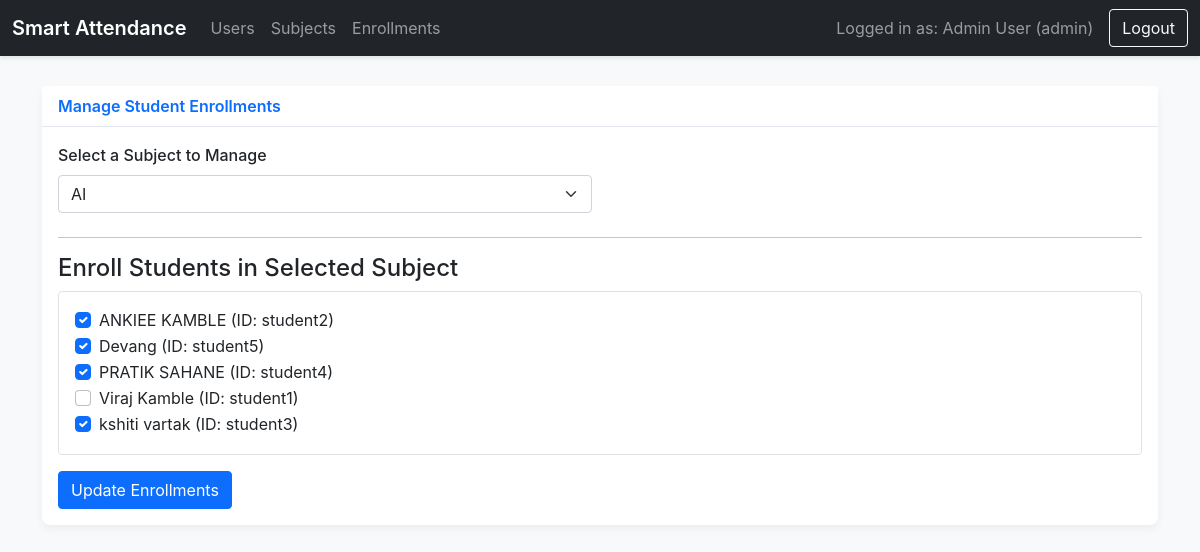
The app's page /admin/enrollments?subject_id=1 (signed in), older data.
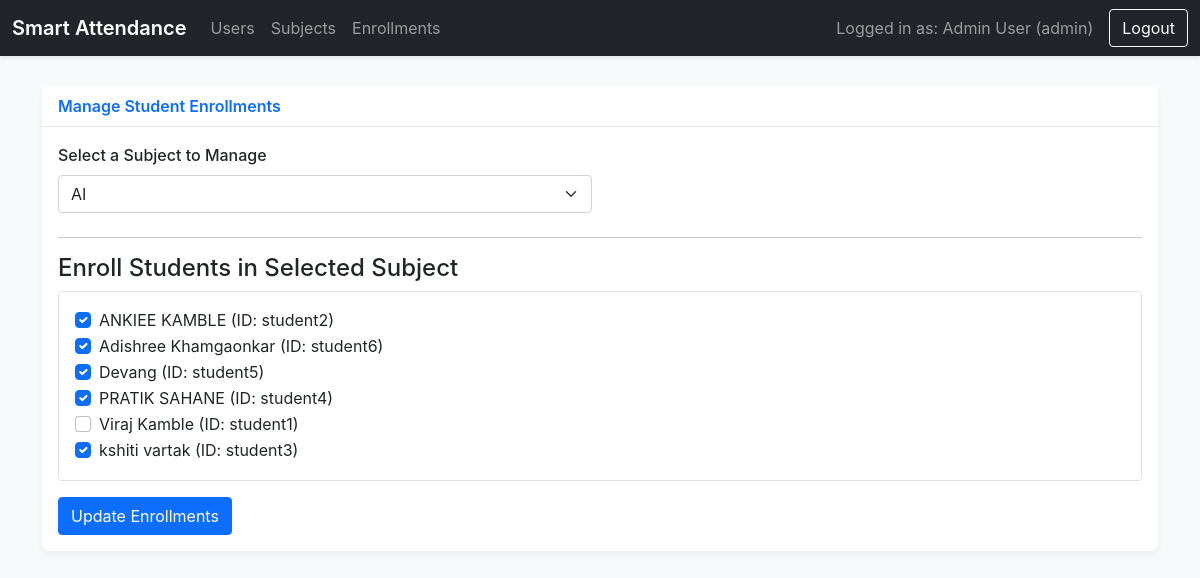
The same page, newer data.
### tables this page shows
CREATE TABLE users (
        user_id TEXT PRIMARY KEY,
        name TEXT NOT NULL,
        role TEXT NOT NULL,
        password TEXT NOT NULL
    , face_image TEXT);

### app.py (the view, shortened to what this page needs)
@app.route('/admin/enrollments', methods=['GET', 'POST'])
@login_required
@role_required('admin')
def manage_enrollments():
    selected_subject_id = request.args.get('subject_id', type=int)
    enrolled_students = [s['user_id'] for s in db.get_enrolled_students(selected_subject_id)] if selected_subject_id else []
    return render_template('manage_enrollments.html', subjects=db.get_all_subjects(), students=db.get_all_users_by_role('student'),
                           selected_subject_id=selected_subject_id, enrolled_students=enrolled_students)

### app.py (called while the page is built)
def login_required(f):
    @wraps(f)
    def decorated_function(*args, **kwargs):
        if 'user_id' not in session:
            return redirect(url_for('login'))
        return f(*args, **kwargs)
    return decorated_function

def role_required(role_name):
    def wrapper(f):
        @wraps(f)
        def decorated_function(*args, **kwargs):
            if session.get('role') != role_name:
                flash("You do not have permission to access this page.", "danger")
                return redirect(url_for('dashboard'))
            return f(*args, **kwargs)
        return decorated_function
    return wrapper

### database_manager.py (called while the page is built)
def get_db_connection():
    conn = sqlite3.connect(DATABASE)
    conn.row_factory = sqlite3.Row
    return conn

def get_all_users_by_role(role=None):
    conn = get_db_connection()
    query, params = "SELECT * FROM users", []
    if role:
        query += " WHERE role = ?"
        params.append(role)
    query += " ORDER BY name"
    users = conn.cursor().execute(query, params).fetchall()
    conn.close()
    return users

### templates/manage_enrollments.html (shortened to what this page needs)
{% extends "base.html" %}
{% block content %}
<div class="card">
    <div class="card-header">Manage Student Enrollments</div>
    <div class="card-body">
        <form method="get" class="mb-4">
            <div class="row g-3 align-items-end">
                <div class="col-md-6">
                    <label for="subject_id" class="form-label">Select a Subject to Manage</label>
                    <select class="form-select" id="subject_id" name="subject_id" onchange="this.form.submit()">
                        {% for subject in subjects %}
                            <option value="{{ subject.id }}" {% if subject.id == selected_subject_id %}selected{% endif %}>
                                {{ subject.subject_name }}
                            </option>
                        {% endfor %}
                    </select>
                </div>
            </div>
        </form>
        <hr>
        {% if selected_subject_id %}
        <h4>Enroll Students in Selected Subject</h4>
        <form action="{{ url_for('manage_enrollments') }}" method="post">
            <div class="scrollable-box mb-3">
                {% for student in students %}
                <div class="form-check">
                    <input class="form-check-input" type="checkbox" name="student_ids" value="{{ student.user_id }}" id="student_{{ student.user_id }}"
                        {% if student.user_id in enrolled_students %}checked{% endif %}>
                    <label class="form-check-label" for="student_{{ student.user_id }}">
                        {{ student.name }} (ID: {{ student.user_id }})
                    </label>
                </div>
                {% endfor %}
            </div>
            <button type="submit" class="btn btn-primary">Update Enrollments</button>
        </form>
        {% else %}
        <p class="text-muted">Please select a subject from the dropdown above to see the list of students.</p>
        {% endif %}
    </div>
</div>
{% endblock %}

Row changes from the older to the newer data that the page shows:
added users: user_id "☑", name "Adishree Khamgaonkar", user_id "student6"
